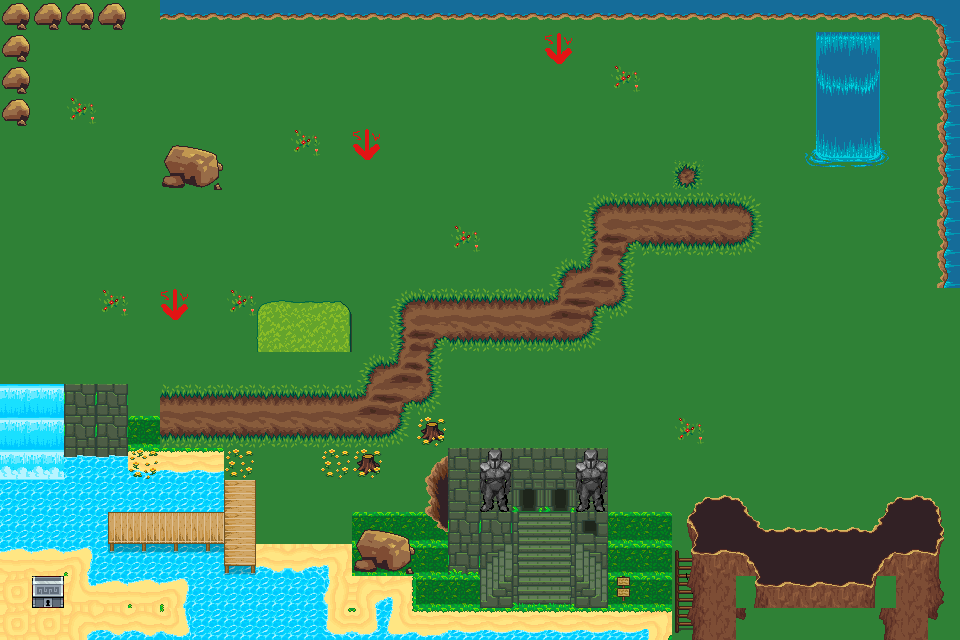

The image is a tile-based game level rendered from a .tmx file. Its description and complete source (layers, tilesets, objects, tile grids) follow:
An orthogonal 30x20 tile map with 32x32 px tiles, 3 tile layers (Background, Background2, Collision).

<map version="1.10" tiledversion="1.11.2" orientation="orthogonal" renderorder="right-down" width="30" height="20" tilewidth="32" tileheight="32" infinite="0" nextlayerid="6" nextobjectid="26">
 <editorsettings>
  <export target="area_1_main.tmx" format="tmx" />
 </editorsettings>
 <tileset firstgid="1" source="terrain.tsx" />
 <layer id="1" name="Background" width="30" height="20">
  <data encoding="csv">
581,581,581,581,581,581,581,581,581,581,581,581,581,581,581,581,581,581,581,581,581,581,581,581,581,581,581,581,581,581,
581,581,581,581,581,581,581,581,581,581,581,581,581,581,581,581,581,581,581,581,581,581,581,581,581,581,581,581,581,581,
581,581,581,581,581,581,581,581,581,581,581,581,581,581,581,581,581,581,581,708,581,581,581,581,581,581,581,581,581,581,
581,581,708,581,581,581,581,581,581,581,581,581,581,581,581,581,581,581,581,581,581,581,581,581,581,581,581,581,581,581,
581,581,581,581,581,581,581,581,581,708,581,581,581,581,581,581,581,581,581,581,581,581,581,581,581,581,581,581,581,581,
581,581,581,581,581,581,581,581,581,581,581,581,581,581,581,581,581,581,581,581,581,1156,581,581,581,581,581,581,581,581,
581,581,581,581,581,581,581,581,581,581,581,581,581,581,581,581,581,581,1284,1285,1285,1285,1285,1286,581,581,581,581,581,581,
581,581,581,581,581,581,581,581,581,581,581,581,581,581,708,581,581,581,1348,1157,1413,1413,1413,1414,581,581,581,581,581,581,
581,581,581,581,581,581,581,581,581,581,581,581,581,581,581,581,581,1284,1222,1350,581,581,581,581,581,581,581,581,581,581,
581,581,581,708,581,581,581,708,581,581,581,581,1284,1285,1285,1285,1285,1222,1157,1414,581,581,581,581,581,581,581,581,581,581,
581,581,581,581,581,581,581,581,581,581,581,581,1348,1157,1413,1413,1413,1413,1414,581,581,581,581,581,581,581,581,581,581,581,
581,581,581,581,581,581,581,581,581,581,581,1284,1222,1350,581,581,581,581,581,581,581,581,581,581,581,581,581,581,581,581,
581,581,0,0,581,1285,1285,1285,1285,1285,1285,1222,1157,1414,581,581,581,581,581,581,581,581,581,581,581,581,581,581,581,581,
581,581,0,0,581,1413,1413,1413,1413,1413,1413,1413,1414,581,581,581,581,581,581,581,581,708,581,581,581,581,581,581,581,581,
0,0,0,377,505,505,505,581,581,581,581,581,581,581,581,581,581,581,581,581,581,581,581,581,581,581,581,581,581,581,
0,0,0,0,0,0,0,581,581,581,581,581,581,581,581,708,581,581,581,581,581,581,581,581,581,581,581,581,581,581,
0,0,0,581,581,581,581,581,581,581,581,581,581,581,581,581,581,581,581,581,581,581,581,581,581,581,581,581,581,581,
636,636,512,581,581,581,708,581,581,581,581,581,581,581,581,581,581,581,581,581,581,581,581,581,581,581,581,581,581,581,
1018,1018,635,636,581,581,581,581,581,581,581,581,581,581,581,581,581,581,581,581,581,581,581,581,581,581,581,581,581,581,
1018,1018,507,508,581,581,581,581,581,581,581,581,581,581,581,581,581,581,581,581,581,581,581,581,581,581,581,581,581,581
</data>
 </layer>
 <layer id="3" name="Background2" width="30" height="20">
  <data encoding="csv">
0,0,0,0,0,0,0,0,0,0,0,0,0,0,0,0,0,0,0,0,0,0,0,0,0,0,0,0,0,0,
0,0,0,0,0,0,0,0,0,0,0,0,0,0,0,0,0,0,0,0,0,0,0,0,0,0,0,0,0,0,
0,0,0,0,0,0,0,0,0,0,0,0,0,0,0,0,0,0,0,0,0,0,0,0,0,0,0,0,0,0,
0,0,0,0,0,0,0,0,0,0,0,0,0,0,0,0,0,0,0,0,0,0,0,0,0,0,0,0,0,0,
0,0,0,0,0,0,0,0,0,0,0,0,0,0,0,0,0,0,0,0,0,0,0,0,0,0,0,0,0,0,
0,0,0,0,0,0,0,0,0,0,0,0,0,0,0,0,0,0,0,0,0,0,0,0,0,0,0,0,0,0,
0,0,0,0,0,0,0,0,0,0,0,0,0,0,0,0,0,0,0,0,0,0,0,0,0,0,0,0,0,0,
0,0,0,0,0,0,0,0,0,0,0,0,0,0,0,0,0,0,0,0,0,0,0,0,0,0,0,0,0,0,
0,0,0,0,0,0,0,0,0,0,0,0,0,0,0,0,0,0,0,0,0,0,0,0,0,0,0,0,0,0,
0,0,0,0,0,0,0,0,525,526,527,0,0,0,0,0,0,0,0,0,0,0,0,0,0,0,0,0,0,0,
0,0,0,0,0,0,0,0,589,590,591,0,0,0,0,0,0,0,0,0,0,0,0,0,0,0,0,0,0,0,
0,0,0,0,0,0,0,0,0,0,0,0,0,0,0,0,0,0,0,0,0,0,0,0,0,0,0,0,0,0,
0,0,0,0,0,0,0,0,0,0,0,0,0,0,0,0,0,0,0,0,0,0,0,0,0,0,0,0,0,0,
0,0,0,0,1728,0,0,0,0,0,0,0,0,0,0,0,0,0,0,0,0,0,0,0,0,0,0,0,0,0,
0,0,0,0,1144,0,0,1144,0,0,1144,0,0,0,0,1722,0,0,1722,0,0,0,0,0,0,0,0,0,0,0,
0,0,0,0,0,0,0,1600,0,0,0,0,0,0,1722,1722,1788,1788,1722,0,0,0,0,0,0,0,0,0,0,0,
0,0,0,186,1664,1664,1664,1600,0,0,0,1728,1728,1728,0,0,1322,1323,0,1728,1728,0,0,0,0,0,0,0,0,0,
0,0,0,442,0,0,0,250,498,2147484146,499,1728,1728,0,0,1643,1322,1323,2147485291,1728,1728,670,0,0,0,0,0,0,0,0,
0,1696,0,0,754,502,0,0,0,0,2684355058,497,687,1728,1728,1453,1578,1579,2147485101,1728,1728,734,0,0,0,0,0,0,0,0,
0,0,0,0,498,2684355062,0,0,0,0,2147484278,630,628,629,505,505,505,505,505,505,827,798,0,0,0,0,0,0,0,0
</data>
 </layer>
 <layer id="2" name="Collision" width="30" height="20">
  <data encoding="csv">
927,927,927,927,0,285,285,285,285,285,285,285,285,285,285,285,285,285,285,285,285,285,285,285,285,285,285,285,285,30,
927,0,0,0,0,0,0,0,0,0,0,0,0,0,0,0,0,1610,0,0,0,0,0,0,0,1153,1154,1155,0,220,
927,0,0,0,0,0,0,0,0,0,0,0,0,0,0,0,0,0,0,0,0,0,0,0,0,1217,1218,1219,0,220,
927,0,0,0,0,0,0,0,0,0,0,0,0,0,0,0,0,0,0,0,0,0,0,0,0,1281,1282,1283,0,220,
0,0,0,0,0,1241,1242,0,0,0,0,1610,0,0,0,0,0,0,0,0,0,0,0,0,0,1345,1346,1347,0,220,
0,0,0,0,0,1305,1306,0,0,0,0,0,0,0,0,0,0,0,0,0,0,0,0,0,0,1409,1410,1411,0,220,
0,0,0,0,0,0,0,0,0,0,0,0,0,0,0,0,0,0,0,0,0,0,0,0,0,0,0,0,0,220,
0,0,0,0,0,0,0,0,0,0,0,0,0,0,0,0,0,0,0,0,0,0,0,0,0,0,0,0,0,220,
0,0,0,0,0,0,0,0,0,0,0,0,0,0,0,0,0,0,0,0,0,0,0,0,0,0,0,0,0,220,
0,0,0,0,0,1610,0,0,0,0,0,0,0,0,0,0,0,0,0,0,0,0,0,0,0,0,0,0,0,0,
0,0,0,0,0,0,0,0,0,0,0,0,0,0,0,0,0,0,0,0,0,0,0,0,0,0,0,0,0,0,
0,0,0,0,0,0,0,0,0,0,0,0,0,0,0,0,0,0,0,0,0,0,0,0,0,0,0,0,0,0,
184,184,1593,1593,0,0,0,0,0,0,0,0,0,0,0,0,0,0,0,0,0,0,0,0,0,0,0,0,0,0,
184,184,1593,1593,0,0,0,0,0,0,0,0,0,1078,0,0,0,0,0,0,0,0,0,0,0,0,0,0,0,0,
248,248,377,0,0,0,0,0,0,0,0,1078,0,147,1722,1694,1722,1722,1694,0,0,0,0,0,0,0,0,0,0,0,
443,443,443,443,443,443,443,0,0,0,0,0,0,211,1722,1758,0,0,1758,0,0,665,666,667,0,0,0,665,666,667,
443,443,443,0,0,0,0,0,0,0,0,1241,1242,275,1593,1593,0,0,1594,0,0,729,730,352,666,666,666,351,730,731,
0,0,0,442,314,314,314,0,0,0,0,1305,1306,1728,1657,0,0,0,0,0,0,793,794,415,730,730,730,416,794,795,
0,0,0,0,0,0,433,433,433,433,0,0,0,0,0,0,0,0,0,1789,0,857,858,793,794,794,794,795,858,859,
0,0,0,0,0,0,433,433,433,433,0,0,0,0,0,0,0,0,0,0,0,857,539,923,0,0,0,857,539,923
</data>
 </layer>
</map>
